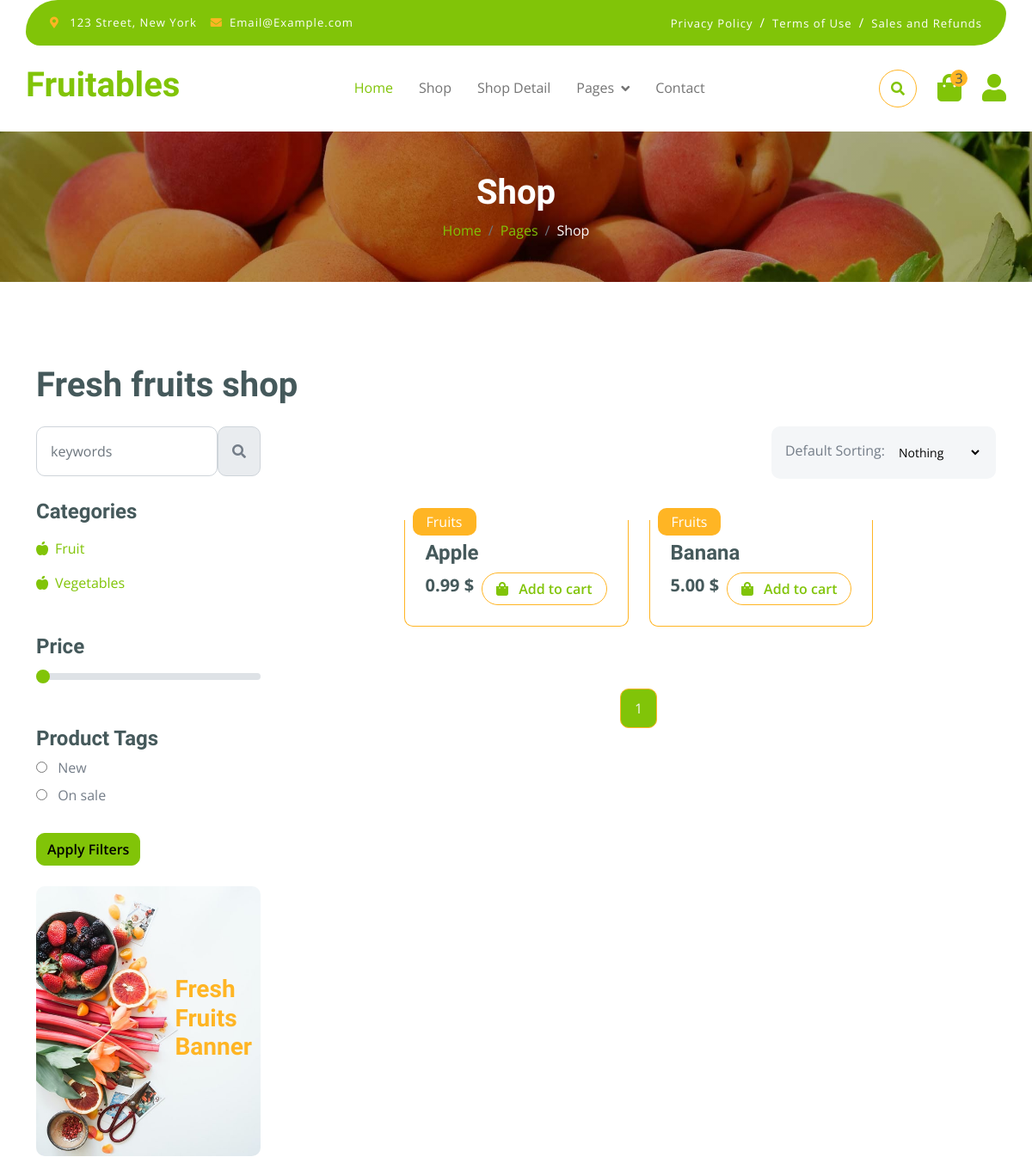
Page /store/category/ (upper part) on the earlier database version.
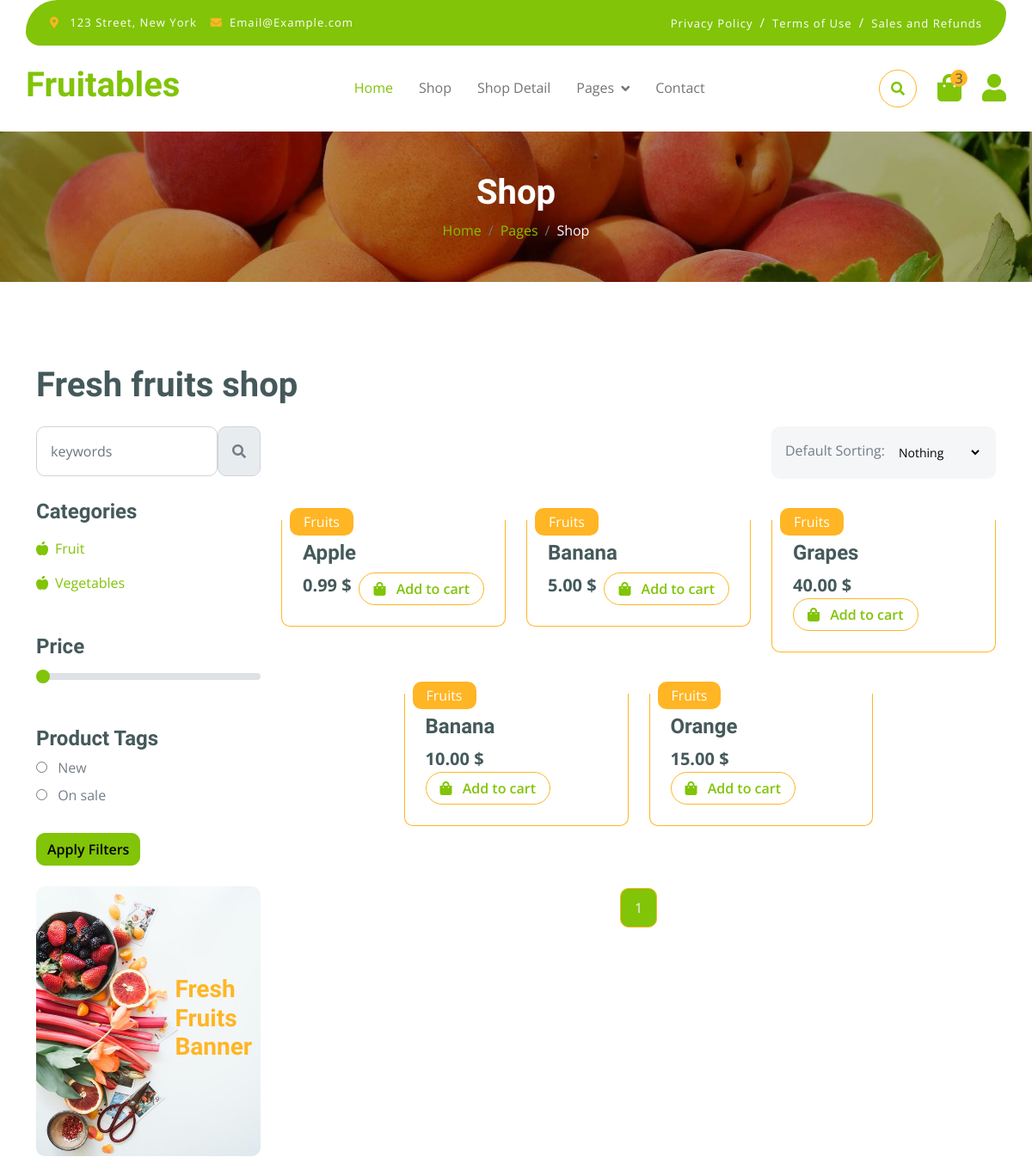
Same page on the later database version.
### store/models.py (models this page shows, shortened)
class Category(MPTTModel):
    title = models.CharField(max_length=100)
    category_id = models.AutoField(primary_key=True)
    parent = TreeForeignKey('self', on_delete=models.CASCADE, null=True, blank=True, related_name='children')
    slug = models.SlugField(unique=True)
    class MPTTMeta:
        order_insertion_by = ['title']
    class Meta:
        verbose_name = 'Category'
        verbose_name_plural = 'Categories'

class ProductTags(models.Model):
    name = models.CharField(max_length=100)
    class Meta:
        verbose_name = 'Product Tag'
        verbose_name_plural = 'Product Tags'

class Product(models.Model):
    name = models.CharField(max_length=100)
    created_at = models.DateTimeField(auto_now_add=True)
    description = models.TextField()
    price = models.DecimalField(max_digits=5, decimal_places=2)
    categories = models.ManyToManyField(Category)
    product_id = models.AutoField(primary_key=True)
    product_image = VersatileImageField('Image', upload_to="store/product_images/")
    quantity = models.IntegerField()
    is_available = models.BooleanField(default=True)
    tag = models.ManyToManyField(ProductTags)
    slug = models.SlugField(unique=True,  default=uuid.uuid1)

### store/views.py (the view)
# urls.py: path('category/', views.category, name="category"),
def category(request, slug=None):
    sort_by = request.GET.get('sort')
    if slug:
        selected_category = get_object_or_404(Category, slug=slug)
        subcategories = selected_category.get_children()
        products = Product.objects.filter(categories=selected_category)
    else:
        selected_category = None
        subcategories = Category.objects.filter(parent__isnull=True)
        products = Product.objects.all()
    if sort_by == 'date_newest':
        products = products.order_by('-created_at')
    context = search(request, products, selected_category, subcategories, sort_by)
    context = filter_tags(request, products, context)
    context = price_filtering(request, context.get('products', products), context)
    products = context.get('products', products)
    paginator = Paginator(products, 9)
    page_number = request.GET.get('page')
    page_obj = paginator.get_page(page_number)
    context['products'] = page_obj
    return render(request, 'shop.html', context)

### store/context_processors.py (called while the page is built)
def parent_categories(request):
    parents = Category.objects.filter(parent__isnull=True)
    return {'parent_categories': parents}

def product_tags(request):
    tags = ProductTags.objects.all()
    return {'product_tags': tags}

def cart_count(request):
    if request.user.is_authenticated:
        cart = Cart.objects.filter(user=request.user).first()
        return {'cart_count': cart.count if cart else 0}
    return {'cart_count': 0}

### store/views.py (called while the page is built)
def price_filtering(request, products, context):
    selected_price = request.GET.get('price', 0)
    if selected_price:
        products = products.filter(price__lte=selected_price)
        selected_price = int(selected_price) if selected_price else 0
        context['selected_price'] = selected_price
        context['products'] = products
    return context

### store/templates/shop.html (shortened to what the changed rows need)
{% extends 'base.html' %}
{% load static %}
{% block header_title %}
Shop
{% endblock %}
{% block content %}
        <div class="container-fluid fruite py-5">
            <div class="container py-5">
                <h1 class="mb-4">Fresh fruits shop</h1>
                <div class="row g-4">
                    <div class="col-lg-12">
                        <div class="row g-4">
                            <div class="col-lg-3">
                                <div class="row g-4">
                                    <div class="col-lg-12">
                                        <div class="mb-3">
                                            <ul class="list-unstyled fruite-categorie">
                                                {% for sub_category in subcategories %}
                                                <li>
                                                    <div class="d-flex justify-content-between fruite-name">
                                                        <a href="{% url 'category' sub_category.slug %}"><i class="fas fa-apple-alt me-2"></i>{{sub_category.title}}</a>
                                                    </div>
                                                </li>
                                                {% endfor %}
                                            </ul>
                                        </div>
                                    </div>
                                     <form method="GET" action="">
                                    <div class="col-lg-12">
                                        <div class="mb-3">
                                             {% for tag in product_tags %}
                                             <div class="mb-2">
                                                <input
                                                    type="radio"
                                                    class="me-2"
                                                    id="Categories-{{ tag.id }}"
                                                    name="tag"
                                                    value="{{ tag.id }}"
                                                >
                                                <label for="Categories-{{ tag.id }}"> {{ tag.name }}</label>
                                            </div>
                                        {% empty %}
                                            <p>No tags available</p>
                                        {% endfor %}
                                        </div>
                                    </div>
                                     </form>
                                </div>
                            </div>
                            <div class="col-lg-9">
                                <div class="row g-4 justify-content-center">
                                    {% for product in products %}
                                    <div class="col-md-6 col-lg-6 col-xl-4">
                                        <div class="rounded position-relative fruite-item">
                                            <div class="fruite-img">
                                            </div>
                                            <div class="text-white bg-secondary px-3 py-1 rounded position-absolute" style="top: 10px; left: 10px;">Fruits</div>
                                            <div class="p-4 border border-secondary border-top-0 rounded-bottom">
                                                <h4>{{ product.name }}</h4>
                                                <div class="d-flex justify-content-between flex-lg-wrap">
                                                    <p class="text-dark fs-5 fw-bold mb-0">{{ product.price }} $</p>
                                                    {% if product.quantity > 0 %}
                                                        <a href="{% url 'order_app:add_to_cart' product.product_id %}"
                                                           class="btn border border-secondary rounded-pill px-3 text-primary">
                                                            <i class="fa fa-shopping-bag me-2 text-primary"></i> Add to cart
                                                        </a>
                                                    {% else %}
                                                        <button class="btn border border-secondary rounded-pill px-3 text-secondary" disabled>
                                                            <i class="fa fa-shopping-bag me-2"></i> Out of stock
                                                        </button>
                                                    {% endif %}
                                                </div>
                                            </div>
                                        </div>
                                    </div>
                                    {% empty %}
                                    <p>No products found.</p>
                                    {% endfor %}
                                    <div class="col-12">
    <div class="pagination d-flex justify-content-center mt-5">
        {% for page_num in products.paginator.page_range %}
            {% if products.number == page_num %}
                <a href="?page={{ page_num }}" class="active rounded">{{ page_num }}</a>
            {% else %}
                <a href="?page={{ page_num }}" class="rounded">{{ page_num }}</a>
            {% endif %}
        {% endfor %}
    </div>
</div>
                                </div>
                            </div>
                        </div>
                    </div>
                </div>
            </div>
        </div>
{% endblock %}

Differences in the rows shown:
added Product: name "Grapes", price "40.00", quantity 3 (drawn)
added Product: name "Banana", price "10.00", quantity 3 (drawn)
added Product: name "Orange", price "15.00", quantity 4 (drawn)
